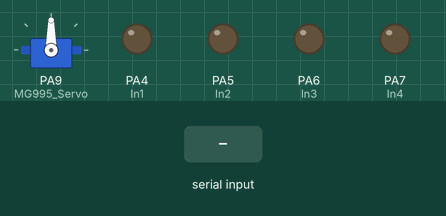
Simulated run of this sketch. Board: STM32 Blue Pill. Parts: servo, output pins drawn as LEDs (lit = HIGH). The inputs (shaded band) are chosen by the test bench.

Above: at 1.2 s.
1.3 s: "E" received over the second serial link
At 3.2 s:
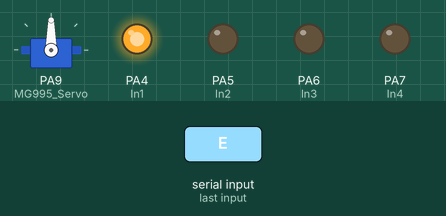
3.8 s: "G" received over the second serial link
At 5.1 s:
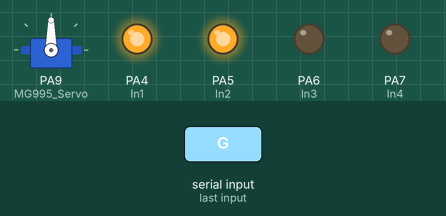
6.3 s: "H" received over the second serial link
At 8.2 s:
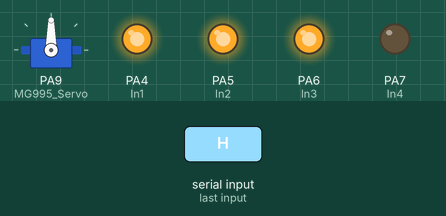
8.8 s: "I" received over the second serial link
At 10.1 s:
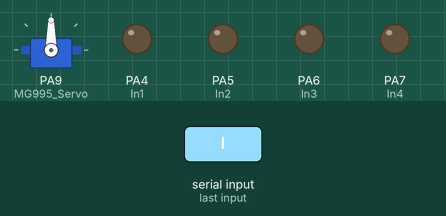
11.3 s: "G" received over the second serial link
At 13.1 s:
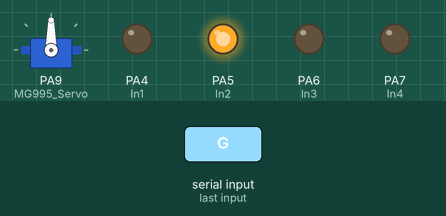
13.8 s: "H" received over the second serial link
At 15.1 s:
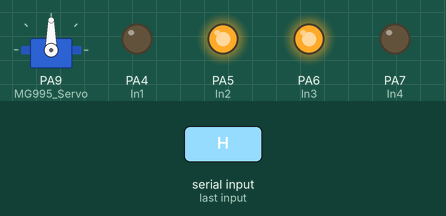
Timing chart, 0 to 16.8 s (numbered marks = the images above; inputs shaded):
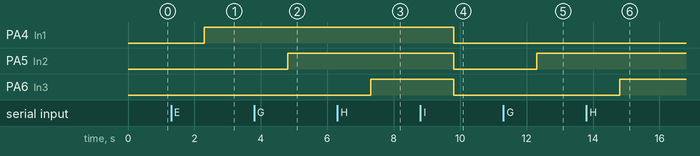

The sketch:

BT_fire.ino
```cpp
#include<SoftwareSerial.h>
#include<Servo.h>
Servo MG995_Servo;
SoftwareSerial BTserial(10,11);
// for light
#define RED_CIRCLE  "A"
#define BLUE_CIRCLE "B"
#define GREEN_CIRCLE "C"
#define BLUE_CROSS_1 "D"
#define BLUE_CROSS_2 "E"
#define RED_TRI_1 "F"
#define RED_TRI_2 "G"
#define RED_TRI_3 "H"
#define LIGHT_OFF "I"
// for control
#define FIRE_ON 1
#define WATER_ON 2
#define CAR_FRONT 3
#define CAR_BACK 4
#define CAR_LEFT 5
#define CAR_RIGHT 6
#define CAR_OFF 7
//return state
#define RED_CIRCLE_D  "a"
#define BLUE_CIRCLE_D "b"
#define GREEN_CIRCLE_D "c"
#define BLUE_CROSS_1_D "d"
#define BLUE_CROSS_2_D "e"
#define RED_TRI_1_D "f"
#define RED_TRI_2_D "g"
#define RED_TRI_3_D "h"
#define LIGHT_OFF_D "i"
#define FIRE_ON_D "j"
#define WATER_ON_D "k"
#define CAR_OFF_D "l"
const int In1 = 4;
const int In2 = 5;
const int In3 = 6;
const int In4 = 7;
void setup() {
  // put your setup code here, to run once:
  pinMode(In1, OUTPUT);
  pinMode(In2, OUTPUT);
  pinMode(In3, OUTPUT);
  pinMode(In4, OUTPUT);
  Serial.begin(9600);
  BTserial.begin(9600);
  MG995_Servo.attach(9);

}

void loop() {
  // put your main code here, to run repeatedly:
  while(BTserial.available()>0){
    char buf[100];
    int len = BTserial.readBytes(buf,100);
    if(buf[0] == 'E'){
      digitalWrite(In1,HIGH);
      BTserial.write(BLUE_CROSS_2_D);
    }
    else if(buf[0] == 'G'){
      digitalWrite(In2,HIGH);
      BTserial.write(RED_TRI_2_D);
    }
    else if(buf[0] == 'H'){
      digitalWrite(In3,HIGH);
      BTserial.write(RED_TRI_3_D);
    }
    else if(buf[0] == 'I'){
      digitalWrite(In1,LOW);
      digitalWrite(In2,LOW);
      digitalWrite(In3,LOW);
      BTserial.write(LIGHT_OFF_D);
    }
    else if(buf[0] == 1){
      MG995_Servo.write(135);
      delay(1000);
      MG995_Servo.write(90);
      BTserial.write(FIRE_ON_D);
    }
  }
}
```

Measured:
- after the input at 1.3 s, PA4 (In1): LOW → HIGH after 1.0 s
- after the input at 3.8 s, PA5 (In2): LOW → HIGH after 1.0 s
- after the input at 6.3 s, PA6 (In3): LOW → HIGH after 1.0 s
- after the input at 8.8 s, PA4 (In1), PA5 (In2), PA6 (In3): HIGH → LOW after 1.0 s
- after the input at 11.3 s, PA5 (In2): LOW → HIGH after 1.0 s
- after the input at 13.8 s, PA6 (In3): LOW → HIGH after 1.0 s
